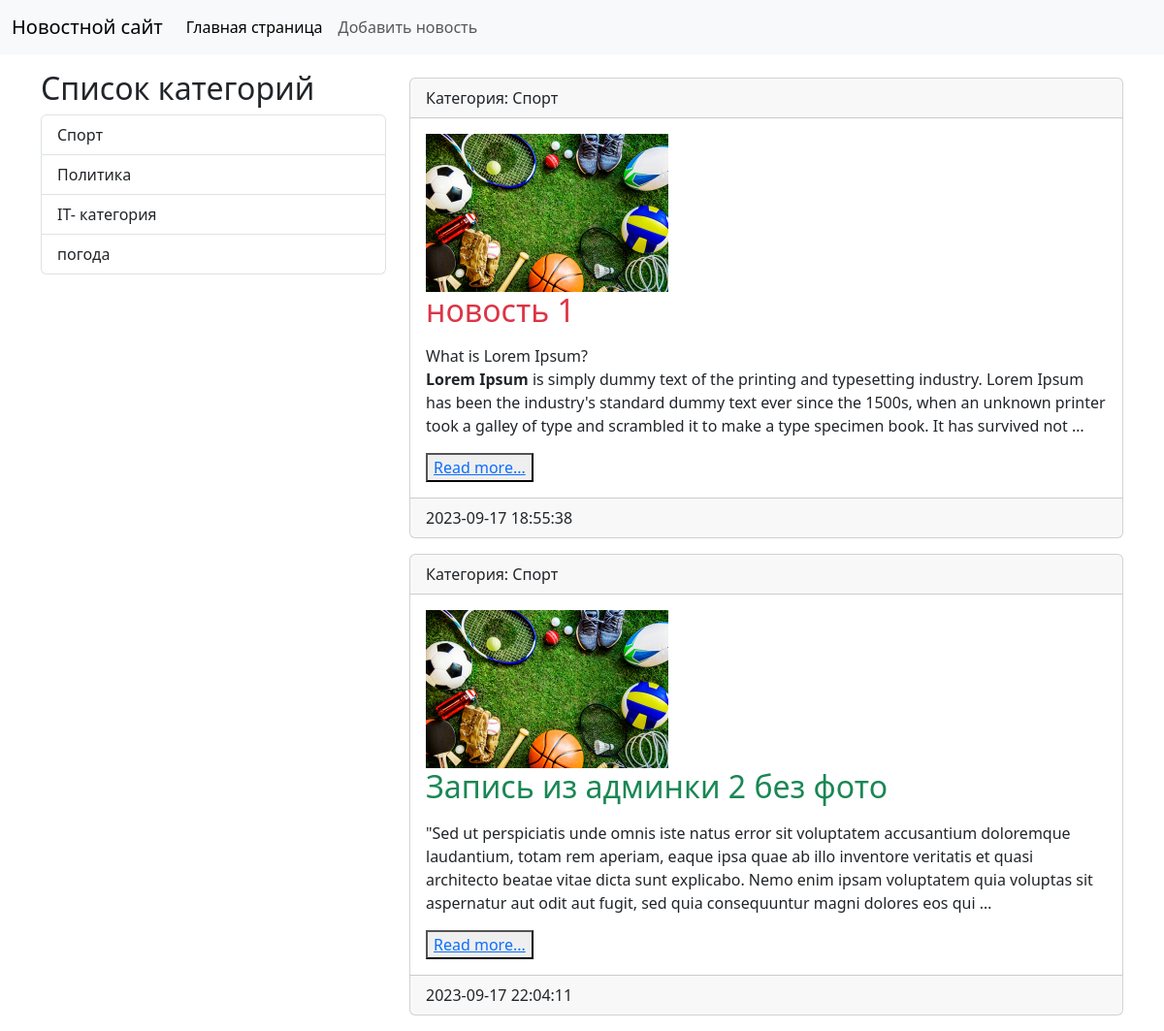
The app's page /category/1/, older data.
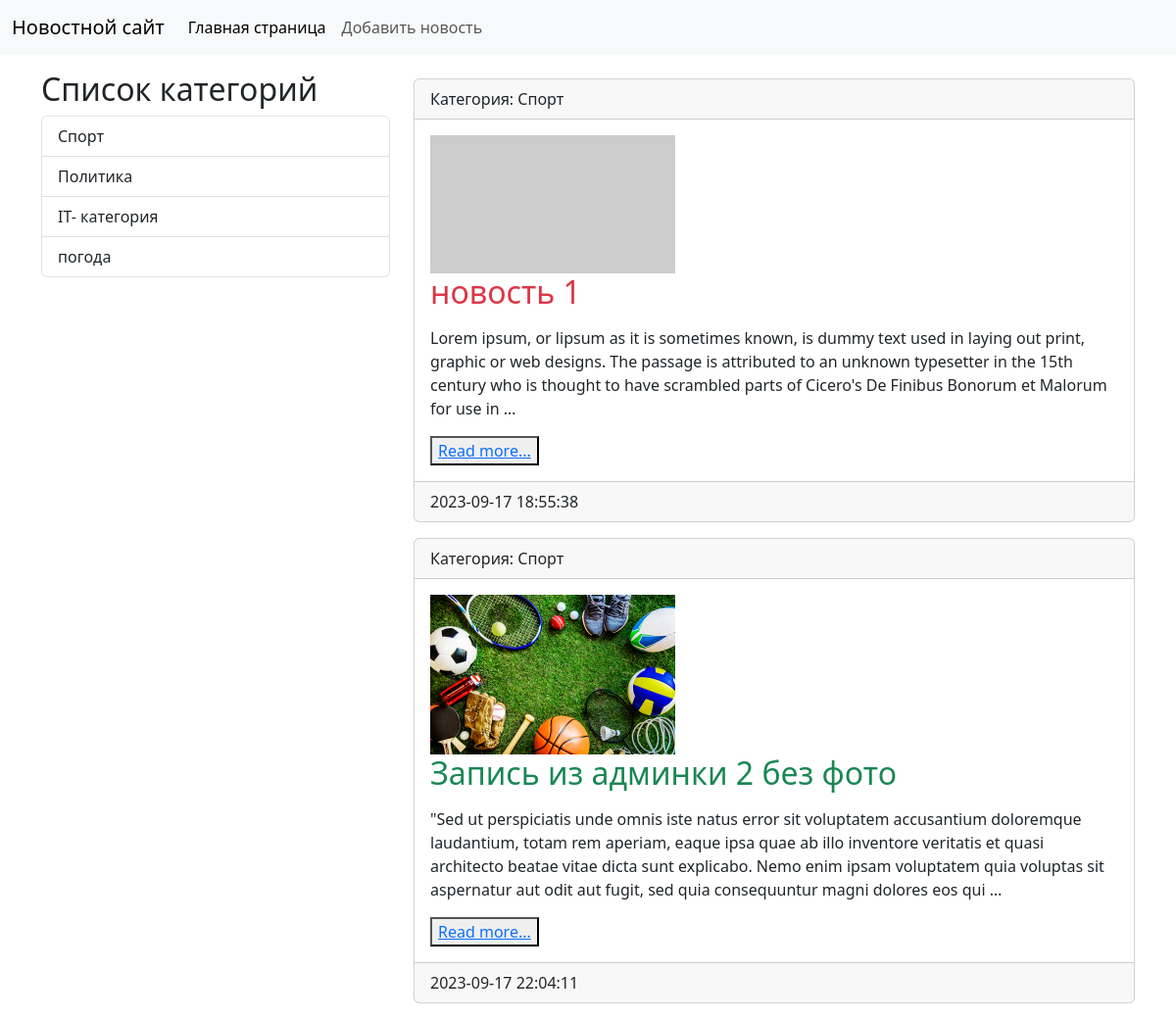
The same page, newer data.
### news_2/models.py (models this page shows, shortened)
class Category(models.Model):
    title = models.CharField(max_length=255, db_index=True, verbose_name='Имя категории')
    class Meta:
        verbose_name = 'Категорию'
        verbose_name_plural = 'Категории'
        ordering = ['id']
    def __str__(self):
        return self.title
    def get_absolute_url(self):
        return reverse('category', kwargs={'category_id': self.pk})

class News(models.Model):
    title = models.CharField(max_length=255, verbose_name='Заголовок')
    content = models.TextField(blank=True,verbose_name='Контент')
    created_at = models.DateTimeField(auto_now_add=True, verbose_name='Дата создания')
    updated_at = models.DateTimeField(auto_now=True, verbose_name='Дата обновления')
    photo = models.ImageField(upload_to='photos/%Y/%m/%d/', blank=True, verbose_name='фото')
    is_published = models.BooleanField(default=True, verbose_name='Опубликовано')
    category = models.ForeignKey('Category', on_delete=models.PROTECT, null=True, verbose_name='Категории')
    slug = models.SlugField(null=True, max_length=150, unique=True, db_index=True, verbose_name='URL')
    class Meta:
        verbose_name = 'Новость'
        verbose_name_plural = 'Новости'
        ordering = ['id']  # для сортировки наших новостей
    def get_absolute_url(self):
        return reverse('view_new', kwargs={'new_slug': self.slug})

### news_2/views.py (the view)
# urls.py: path('category/<int:category_id>/', views.category, name='category'),
def category(request, category_id):
    news = News.objects.filter(category_id=category_id)
    category = Category.objects.get(pk=category_id)
    context = {
        'news': news,
        'category': category,
    }
    return render(request, 'news_2/category.html', context)

### news_2/templatetags/news_2_tags.py (called while the page is built)
@register.inclusion_tag('news_2/list_categories.html')
def show_categories():
    categories = Category.objects.all()
    return {'categories': categories}

### news_2/templates/news_2/category.html (shortened to what this page needs)
{% extends 'base.html' %}
{% block sidebar %}
    {% include 'inc/_sidebar.html' %}
{% endblock %}
{% block content %}
    {% for item in news %}
        <div class="card mb-3">
        <div class="card-header">
            Категория: {{ item.category }}
        </div>
        <div class="card-body">
        <div class="media-body">
           {% if item.photo %}
                <img src="{{ item.photo.url }}" alt="" width="250" class="mr-3">
           {% else %}
                <img src="https://loremflickr.com/640/360" alt="" width="250" class="mr-3">
           {% endif %}
       </div>
        <h2 class="card-title {% cycle 'text-danger' 'text-success'%}">{{ item.title }}</h2>
            {% autoescape off %}
            <p class="card-text">{{ item.content|linebreaks|truncatewords:50 }}</p>
            {% endautoescape %}
        <button class="button" type="button" ontouchstart>
            <div class="button-top"><a href="{{ item.get_absolute_url }}">Read more...</a></div>
        </button>
    </div>
        <div class="card-footer text-muter">
            {{ item.created_at|date:"Y-m-d H:i:s" }}
        </div>
    </div>
    {%endfor %}
{% endblock %}

### templates/base.html (shortened to what this page needs)
<!doctype html>
<html lang="en">
  <head>
    <link href="https://cdn.jsdelivr.net/npm/bootstrap@5.3.2/dist/css/bootstrap.min.css" rel="stylesheet">
  </head>
  <body>
  {% include 'inc/_nav.html' %}
        <div class="container mt-3">
            <div class="row">
                <div class="col-md-4">
                    {% block sidebar %}{% endblock %}
                </div>
                <div class="col-md-8">
                    {% block content %}{% endblock %}
                </div>
            </div>
        </div>
  </body>
</html>

### templates/inc/_nav.html (shortened to what this page needs)
<nav class="navbar navbar-expand-lg bg-body-tertiary">
  <div class="container-fluid">
    <a class="navbar-brand" href="{% url 'index' %}">Новостной сайт</a>
    <div class="collapse navbar-collapse" id="navbarSupportedContent">
      <ul class="navbar-nav me-auto mb-2 mb-lg-0">
        <li class="nav-item">
          <a class="nav-link active" aria-current="page" href="{% url 'index' %}">Главная страница</a>
        </li>
        <li class="nav-item">
          <a class="nav-link" href="{% url 'index' %}">Добавить новость</a>
        </li>
      </ul>
    </div>
  </div>
</nav>

### templates/inc/_sidebar.html
{% load news_2_tags %}
{% show_categories %}

### news_2/templates/news_2/list_categories.html
<h2>Список категорий</h2>
<div class="list-group">
    {% for item in categories %}
    <a href="{{ item.get_absolute_url }}" class="list-group-item list-group-item-action">{{ item.title }}</a>
    {% endfor %}
</div>

Row changes from the older to the newer data that the page shows:
changed News "новость 1": content "What is Lorem Ipsum? Lorem Ipsum is simply dummy text of the printing and typesetting industry. Lorem Ipsum has been the industry's standard dummy text ever since the 1500s, when an unknown printer took a galley of type and scrambled it to make a type specimen book. It has survived not …" → "Lorem ipsum, or lipsum as it is sometimes known, is dummy text used in laying out print, graphic or web designs. The passage is attributed to an unknown typesetter in the 15th century who is thought to have scrambled parts of Cicero's De Finibus Bonorum et Malorum for use in …"; photo: picture removed
